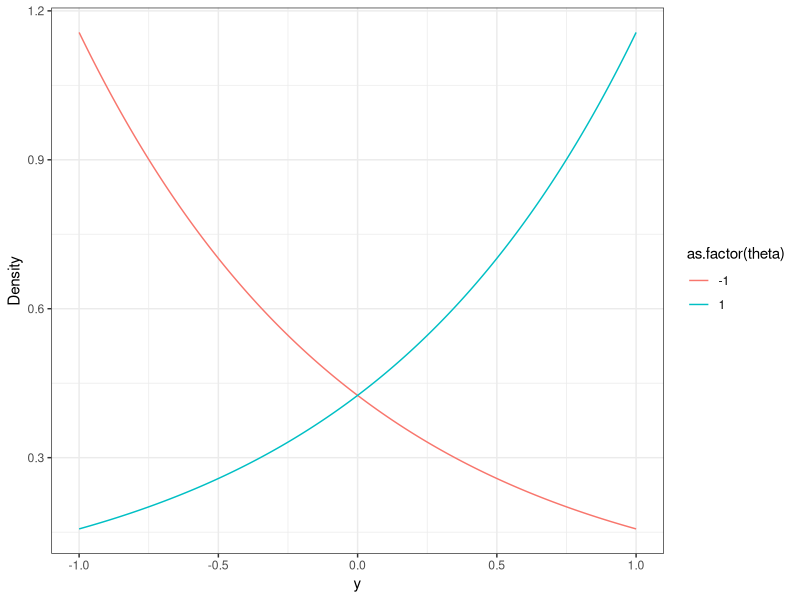
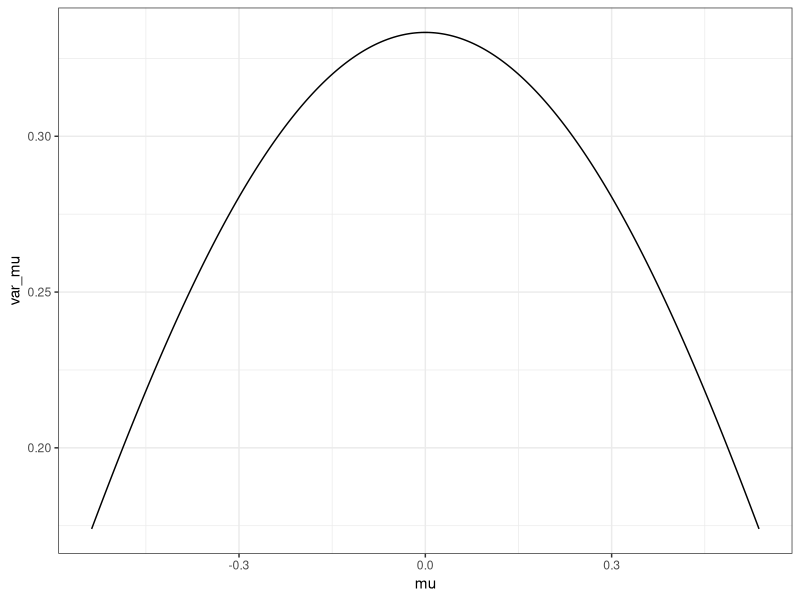
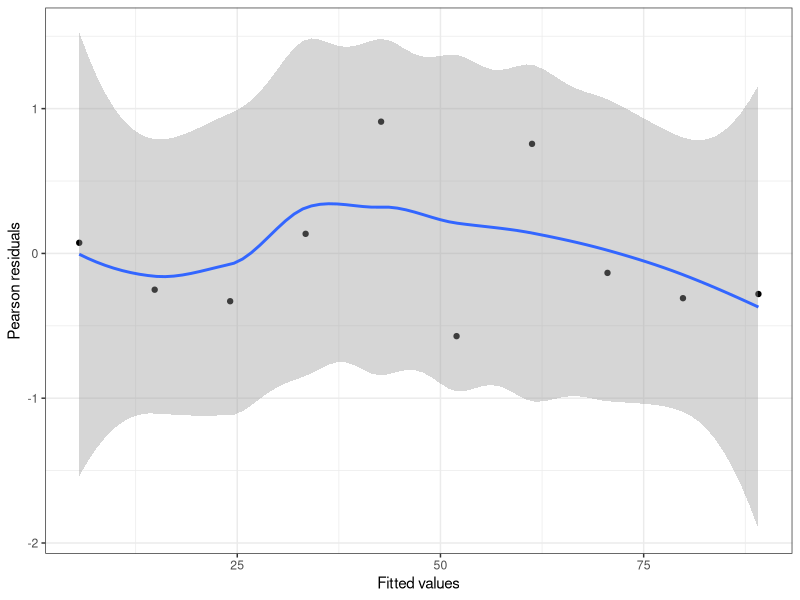
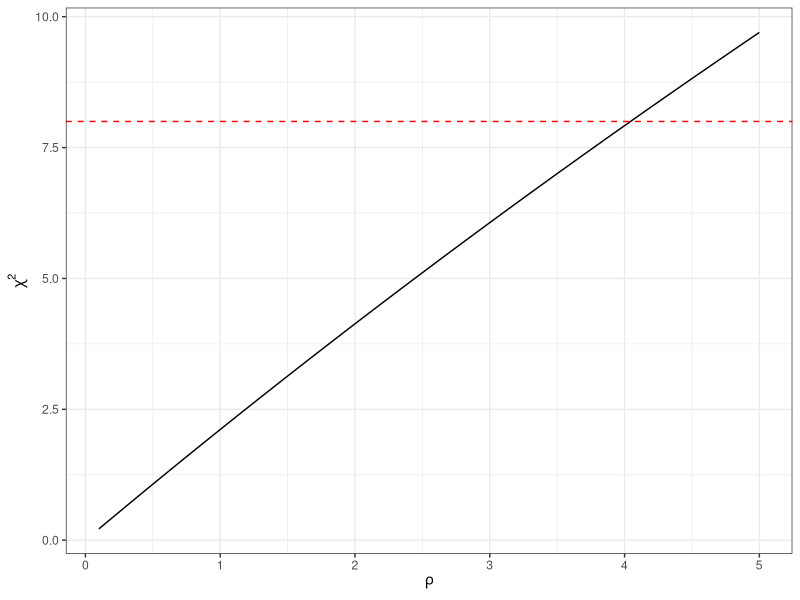

Write R code to recreate these figures, in order.
## ---- chunk 1
#| message: false
#| warning: false
library(ggplot2)
library(dplyr)
c_theta <- function(theta){
  2*sinh(theta)/theta
}
dens <- function(theta, y){
  exp(theta*y)/c_theta(theta)
}
ys <- seq(-1,1, by =0.001)
dens1 <- dens(1,ys)
densneg1 <- dens(-1,ys)
df_plot <- tibble(y=rep(ys,2), dens = c(dens1,densneg1), theta = c(rep(1,length(ys)),rep(-1,length(ys))))
ggplot(df_plot, aes(x = y, y = dens, color = as.factor(theta))) + geom_line() + 
  xlab("y") + ylab("Density") + 
  theme_bw()

## ---- chunk 2
mean_value <- function(theta){
  cosh(theta) / sinh(theta) - 1/theta
} 
var_fun <- function(theta){
  1/theta^2 - 1/sinh(theta)^2
}
thetas <- c(seq(-2,-0.01, by = 0.001),seq(0.01,2, by =0.001 ))
mu <-  mean_value(thetas)
var_mu <- var_fun(thetas)
ggplot(data = tibble(mu = mu, var_mu = var_mu), aes(mu,var_mu)) + geom_line() + theme_bw()

## ---- chunk 3
Xi <- c(5,10,15,20,25,30,35,40,45,50)
Yi <- c(6,11,16,38,82,22,108,61,55,64)

#Designmatrix 
X <- matrix(c(rep(1,10),Xi),ncol=2)

update <- function(beta, rho){
  eta <- X %*% beta
  mu <- eta
  Z <- Yi
  W <- c(rho / (eta * (eta + rho)))
  return(lm(Z ~ Xi,weights=W)$coefficients)
}

IWLS <- function(beta.init, rho = 1, eps = 10^-6, numIter = 10){
  iter <- 0
  beta.old <- beta.init
  for(i in 1:numIter){
    beta.new <- update(beta.old, rho)
    if(dist(rbind(beta.old, beta.new)) < eps){
      iter <- i
      break
    }
    beta.old <- beta.new
  }
  return(list(beta = beta.new, iter = iter))
}


IWLS(beta.init = c(1, 1),rho = 1)
IWLS(beta.init = c(1, 1),rho = 10)
IWLS(beta.init = c(1, 1),rho = 0.1)
## ---- chunk 4
# Find MLE using our algorithm for rho = 1
rho <- 1
betahat <- IWLS(beta.init = c(1, 1), rho = rho)$beta
etahat <- X %*% betahat


# Pearson residuals 
resid <- (Yi - etahat)/(sqrt(etahat + etahat^2/rho))

# The fitted values (the etas) against the residuals: 
df_Pearson_resid <- data.frame(.fitted = etahat, .resid = resid)
ggplot(aes(.fitted,.resid), data = df_Pearson_resid) +
	geom_point() +
  geom_smooth() + 
  xlab("Fitted values") + 
  ylab("Pearson residuals") + 
  theme_bw()
## ---- chunk 5
sum(resid^2)
## ---- chunk 6
chisq <- function(rho) 
  {
  betahat <- IWLS(beta.init = c(1, 1), rho)$beta
  etahat <- c(X %*% betahat)
  # Pearson residuals 
  resid <- (Yi - etahat)/(sqrt(etahat + etahat^2/rho))
  sum(resid^2)
}

rhoseq <- seq(0.1, 5, 0.01)
chiseq <- sapply(X = rhoseq, FUN = chisq)

df_Chisq <- data.frame(rho = rhoseq, chisq = chiseq)

ggplot(data = df_Chisq, aes(x = rho, y = chisq)) +
  geom_line() +
  geom_hline(yintercept = 8, linetype = "dashed", color = "red") +
  xlab(expression(rho)) +
  ylab(expression(chi^2))+ 
  theme_bw()
## ---- chunk 7
#Find MLE using our algorithm for rho = 1
betahat <- IWLS(c(1,1), 1)$beta
etahat <- X %*% betahat

# Computing the two different values of the dispersion parameter (equation 6.5)
psihat1 <- 1/8*chisq(rho = 1)
psihat4 <- 1/8*chisq(rho = 4)

# Computing Weight matrix in both cases
What1 <- diag( as.vector( 1 / (etahat*(1 + etahat)) ))
What4 <- diag( as.vector( 4 / (etahat*(4 + etahat)) ))

#the standard errors
sd1hat <- sqrt(psihat1 %*% solve(t(X )%*% What1 %*% X)[2,2])
sd4hat <- sqrt(psihat4 %*% solve(t(X )%*% What4 %*% X)[2,2])

#The confidence intervals 
z <- qnorm(0.975)
betahat[2] + c(-z*sd4hat, z*sd4hat)
betahat[2] + c(-z*sd1hat, z*sd1hat)
